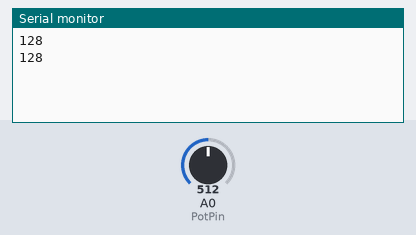
This sketch was run on a simulated Arduino Uno, built with avr-gcc and run on an emulated ATmega328P. On the bench: the last lines printed to the serial monitor. Inputs (shaded band) come from the test bench; at power-on: A0 (PotPin) = 512.

Above: at 1.8 s.
1.9 s: A0 (PotPin) set to 716
At 2.8 s:
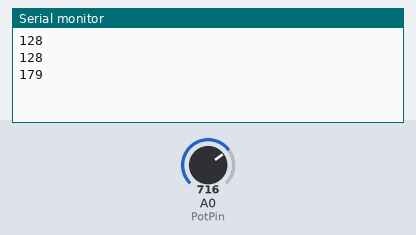
3.4 s: A0 (PotPin) set to 900
At 4.8 s:
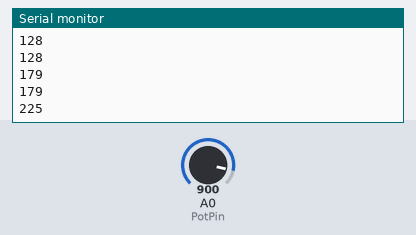
Timing chart, 0 to 6.4 s (numbered marks = the images above; inputs shaded):
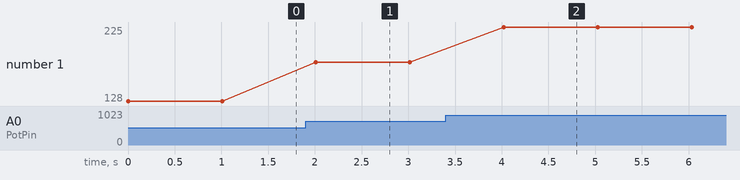

The sketch:

WALLPAPER_ANIMATION.ino
```cpp
#include<SoftwareSerial.h>
int PotPin = A0;
int sensorVal = 0;

SoftwareSerial Bluetooth(4,5);

void setup() {
  // put your setup code here, to run once:
  Serial.begin(9600);
  Bluetooth.begin(9600);

}

void loop() {
  // put your main code here, to run repeatedly:

  sensorVal=analogRead(PotPin);
  sensorVal= sensorVal/4;
  Serial.println(sensorVal);
  Bluetooth.println(sensorVal);
  delay(1000);


}
```

Measured:
- after the input at 1.9 s, the serial monitor: prints a new line after 0.11 s (image 1)
- after the input at 3.4 s, the serial monitor: prints a new line after 0.62 s (image 2)
- plotted number 1: 128 → 179 after the input at 1.9 s, 179 → 225 after the input at 3.4 s
